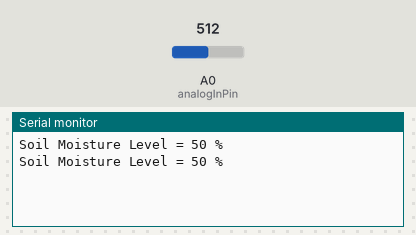
Recording of a sketch running on a simulated Arduino Uno, built with avr-gcc and run on an emulated ATmega328P. Parts: the last lines printed to the serial monitor. The test bench sets the inputs (shaded band); at power-on: A0 (analogInPin) = 512.

Above: at 1.8 s.
1.9 s: A0 (analogInPin) set to 716
At 2.7 s:
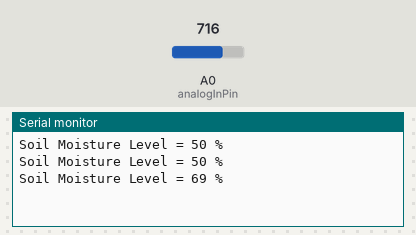
3.4 s: A0 (analogInPin) set to 900
At 4.8 s:
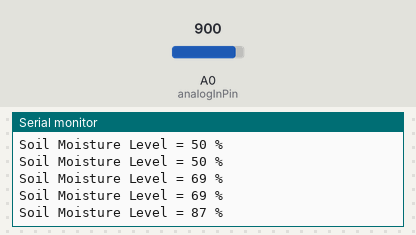
Timing chart, 0 to 6.4 s (numbered marks = the images above; inputs shaded):
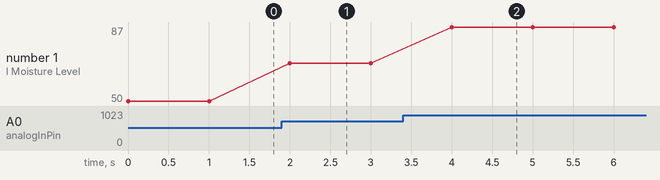

Measured:
- after the input at 1.9 s, the serial monitor: prints a new line after 0.10 s (image 1)
- after the input at 3.4 s, the serial monitor: prints a new line after 0.60 s (image 2)
- plotted number 1: 50 → 69 after the input at 1.9 s, 69 → 87 after the input at 3.4 s

The sketch:

main.ino
```cpp
/*
Soil Moisture Measurement
*/
//the pins used:

const int analogInPin = A0 ; // Analog input pin that the potentiometer is attached to
int sensorValue = 0; // value read from the pot
int outputValue = 0;

void setup () {
// initialize serial communications at 9600 bps:
Serial . begin (9600);
}

void loop () {

// read the analog in value:
sensorValue = analogRead ( analogInPin );

// map it to the range of the analog out:
outputValue = map ( sensorValue , 0, 1023, 0, 100); //maps the adc values to 0 to
100%

// print the results to the serial monitor:
Serial . print ("Soil Moisture Level = ");
Serial . print ( outputValue );
Serial . println (" %");

delay (1000);
 }
```
